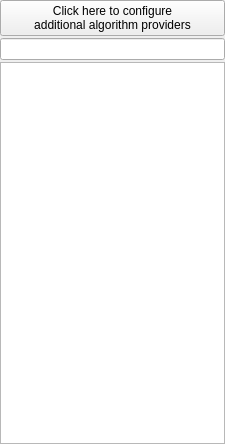
<?xml version="1.0" encoding="UTF-8"?>
<ui version="4.0">
 <class>SextanteToolbox</class>
 <widget class="QDockWidget" name="SextanteToolbox">
  <property name="geometry">
   <rect>
    <x>0</x>
    <y>0</y>
    <width>225</width>
    <height>444</height>
   </rect>
  </property>
  <property name="windowTitle">
   <string>SEXTANTE Toolbox</string>
  </property>
  <widget class="QWidget" name="dockWidgetContents">
   <layout class="QVBoxLayout" name="verticalLayout">
    <property name="spacing">
     <number>2</number>
    </property>
    <property name="margin">
     <number>0</number>
    </property>
    <item>
     <widget class="QPushButton" name="externalAppsButton">
      <property name="text">
       <string>Click here to configure
additional algorithm providers</string>
      </property>
     </widget>
    </item>
    <item>
     <widget class="QgsFilterLineEdit" name="searchBox"/>
    </item>
    <item>
     <widget class="QTreeWidget" name="algorithmTree">
      <property name="contextMenuPolicy">
       <enum>Qt::CustomContextMenu</enum>
      </property>
      <property name="headerHidden">
       <bool>true</bool>
      </property>
      <column>
       <property name="text">
        <string notr="true">1</string>
       </property>
      </column>
     </widget>
    </item>
   </layout>
  </widget>
 </widget>
 <customwidgets>
  <customwidget>
   <class>QgsFilterLineEdit</class>
   <extends>QLineEdit</extends>
   <header>qgis.gui</header>
  </customwidget>
 </customwidgets>
 <resources/>
 <connections/>
</ui>
